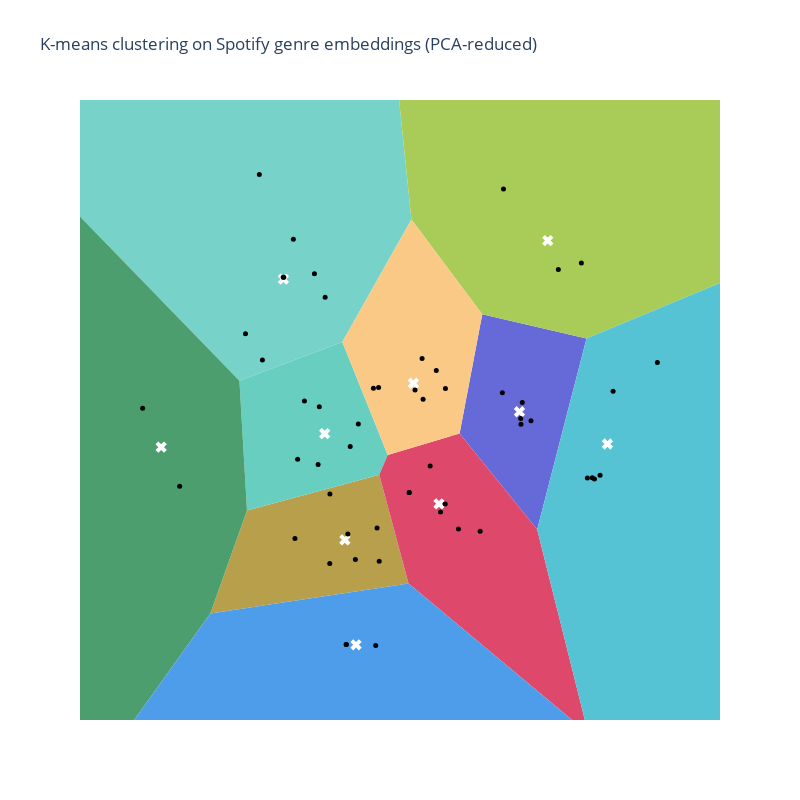

The notebook cell this image was saved under:
### Code cell
# Create a DataFrame for easier manipulation
data = {
    'x': genre_reduced_embeddings[:, 0],
    'y': genre_reduced_embeddings[:, 1],
    'name': genre_names,
    'cluster': genre_cluster_labels,
    'id': [genre for genre in genre_names]
}
df = pd.DataFrame(data)

# Voronoi diagram
vor = Voronoi(kmeans.cluster_centers_)
regions, vertices = voronoi_finite_polygons_2d(vor)

# Generate a unique color for each region
def generate_color(name, factor=0.25):
    """Generate a pastel color for the given name."""
    # Generate a color based on the hash of the name
    hash_object = hashlib.md5(name.encode())
    hex_dig = hash_object.hexdigest()
    base_color = [int(hex_dig[i:i+2], 16) for i in (0, 2, 4)]

    # Mix the color with white
    pastel_color = [(1 - factor) * c + factor * 255 for c in base_color]
    pastel_color_hex = ''.join(f'{int(c):02x}' for c in pastel_color)

    return '#' + pastel_color_hex

# Create Plotly figure
fig = go.Figure()

# Add Voronoi regions, each with a different color
for region, center in zip(regions, kmeans.cluster_centers_):
    polygon = vertices[region]
    color = generate_color(str(center))
    fig.add_trace(go.Scatter(
        x=polygon[:, 0],
        y=polygon[:, 1],
        fill="toself",
        fillcolor=color,
        mode='lines',
        line=dict(color='rgba(0,0,0,0)')  # No border color
    ))

# Add centroids
fig.add_trace(go.Scatter(
    x=kmeans.cluster_centers_[:, 0],
    y=kmeans.cluster_centers_[:, 1],
    mode='markers',
    marker=dict(size=10, color='white', symbol='x'),
    name='Centroids'
))

# Add scatter plot of points
fig.add_trace(go.Scatter(
    x=df['x'],
    y=df['y'],
    mode='markers',
    marker=dict(color='black', size=5),
    text=df.apply(lambda row: f"{row['name']}", axis=1),
    hoverinfo='text'
))

# Update layout
fig.update_layout(
    title="K-means clustering on Spotify genre embeddings (PCA-reduced)",
    xaxis=dict(visible=False),
    yaxis=dict(visible=False),
    showlegend=False,
    width=800,
    height=800,
    plot_bgcolor='rgba(0,0,0,0)'
)

fig.update_xaxes(minallowed=df['x'].min()-1, maxallowed=df['x'].max()+1)
fig.update_yaxes(minallowed=df['y'].min()-1, maxallowed=df['y'].max()+1)

# Show the plot
fig.show()

### Figure 1 — Plotly figure (JSON) as saved in the notebook; plotly's stock layout.template omitted (floating-point values rounded to 4 significant figures)
{"data": [{"fill": "toself", "fillcolor": "#77d3ca", "line": {"color": "rgba(0,0,0,0)"}, "mode": "lines", "type": "scatter", "x": [-2.643, -1.0, 0.1018, -1.631, -13.41], "y": [0.6279, 1.15, 2.79, 16.93, 9.955]}, {"fill": "toself", "fillcolor": "#b79f4c", "line": {"color": "rgba(0,0,0,0)"}, "mode": "lines", "type": "scatter", "x": [-2.522, -0.4116, 0.05616, -3.107], "y": [-1.109, -0.6302, -2.088, -2.49]}, {"fill": "toself", "fillcolor": "#6669d8", "line": {"color": "rgba(0,0,0,0)"}, "mode": "lines", "type": "scatter", "x": [1.233, 0.871, 2.109, 2.896], "y": [1.522, -0.07754, -1.366, 1.195]}, {"fill": "toself", "fillcolor": "#a8cc57", "line": {"color": "rgba(0,0,0,0)"}, "mode": "lines", "type": "scatter", "x": [0.1018, 1.233, 2.896, 16.34, -1.631], "y": [2.79, 1.522, 1.195, 5.896, 16.93]}, {"fill": "toself", "fillcolor": "#67cec0", "line": {"color": "rgba(0,0,0,0)"}, "mode": "lines", "type": "scatter", "x": [-2.522, -2.643, -1.0, -0.276, -0.4116], "y": [-1.109, 0.6279, 1.15, -0.3671, -0.6302]}, {"fill": "toself", "fillcolor": "#de486b", "line": {"color": "rgba(0,0,0,0)"}, "mode": "lines", "type": "scatter", "x": [-0.4116, -0.276, 0.871, 2.109, 2.925, 0.05616], "y": [-0.6302, -0.3671, -0.07754, -1.366, -4.098, -2.088]}, {"fill": "toself", "fillcolor": "#4d9e6f", "line": {"color": "rgba(0,0,0,0)"}, "mode": "lines", "type": "scatter", "x": [-12.34, -3.107, -2.522, -2.643, -13.41], "y": [-13.34, -2.49, -1.109, 0.6279, 9.955]}, {"fill": "toself", "fillcolor": "#55c3d3", "line": {"color": "rgba(0,0,0,0)"}, "mode": "lines", "type": "scatter", "x": [2.925, 10.86, 16.34, 2.896, 2.109], "y": [-4.098, -15.93, 5.896, 1.195, -1.366]}, {"fill": "toself", "fillcolor": "#f9c985", "line": {"color": "rgba(0,0,0,0)"}, "mode": "lines", "type": "scatter", "x": [1.233, 0.1018, -1.0, -0.276, 0.871], "y": [1.522, 2.79, 1.15, -0.3671, -0.07754]}, {"fill": "toself", "fillcolor": "#4e9dea", "line": {"color": "rgba(0,0,0,0)"}, "mode": "lines", "type": "scatter", "x": [-12.34, 10.86, 2.925, 0.05616, -3.107], "y": [-13.34, -15.93, -4.098, -2.088, -2.49]}, {"marker": {"color": "white", "size": 10, "symbol": "x"}, "mode": "markers", "name": "Centroids", "type": "scatter", "x": [-1.942, -0.9603, 1.826, 2.278, -1.283, 0.5421, -3.892, 3.231, 0.1339, -0.7816], "y": [1.991, -1.503, 0.2138, 2.508, -0.07964, -1.021, -0.2611, -0.2179, 0.5964, -2.91]}, {"hoverinfo": "text", "marker": {"color": "black", "size": 5}, "mode": "markers", "text": ["alt-rock", "alternative", "ambient", "anime", "blues", "british", "chill", "club", "country", "dance", "dancehall", "disco", "edm", "electro", "electronic", "emo", "folk", "forro", "french", "funk", "garage", "grunge", "hard-rock", "hardcore", "hip-hop", "house", "indie", "indie-pop", "jazz", "k-pop", "latin", "latino", "metal", "piano", "pop", "power-pop", "progressive-house", "punk", "punk-rock", "r-n-b", "reggae", "reggaeton", "rock", "rock-n-roll", "rockabilly", "sad", "sertanejo", "singer-songwriter", "songwriter", "soul", "spanish", "swedish", "synth-pop", "techno"], "type": "scatter", "x": [-1.446, -1.275, -3.597, 3.321, -0.8751, -0.9129, -0.4123, 2.01, -1.199, 0.1599, 4.027, -0.4467, -0.5046, 0.2881, 1.85, 0.2721, -1.202, 0.6411, 2.447, -1.606, -2.546, -2.326, -2.277, 2.815, 1.553, 0.499, -1.388, -1.714, -0.4676, 1.871, 2.91, 3.113, -1.782, -0.7455, 0.4014, -4.188, -0.422, -1.936, -1.944, 0.567, 2.989, 3.024, -1.369, -0.9385, -0.9385, 1.199, 0.8524, 0.06673, 0.06673, -0.7927, 0.6448, 1.846, -1.757, 1.571], "y": [2.064, 1.75, -0.7838, 0.4876, -0.2519, -1.424, -1.789, 0.09319, -0.8883, 0.5045, 0.8742, -1.345, 0.5304, 0.3818, 0.04716, 0.9278, -1.818, -1.024, 2.12, 0.359, 1.259, 3.393, 0.9072, 2.207, 0.4674, 0.767, -0.4932, -0.4216, -2.918, 0.3383, -0.6754, -0.6362, 2.525, 0.04978, -0.5139, 0.2616, 0.538, 2.016, 2.017, -1.129, -0.6713, -0.6866, 0.28, -2.906, -2.906, -1.386, -1.357, -0.8668, -0.8668, -1.768, 0.5254, 0.1229, -1.485, 3.199]}], "layout": {"height": 800, "plot_bgcolor": "rgba(0,0,0,0)", "showlegend": false, "title": {"text": "K-means clustering on Spotify genre embeddings (PCA-reduced)"}, "width": 800, "xaxis": {"maxallowed": 5.027, "minallowed": -5.188, "visible": false}, "yaxis": {"maxallowed": 4.393, "minallowed": -3.918, "visible": false}}}
